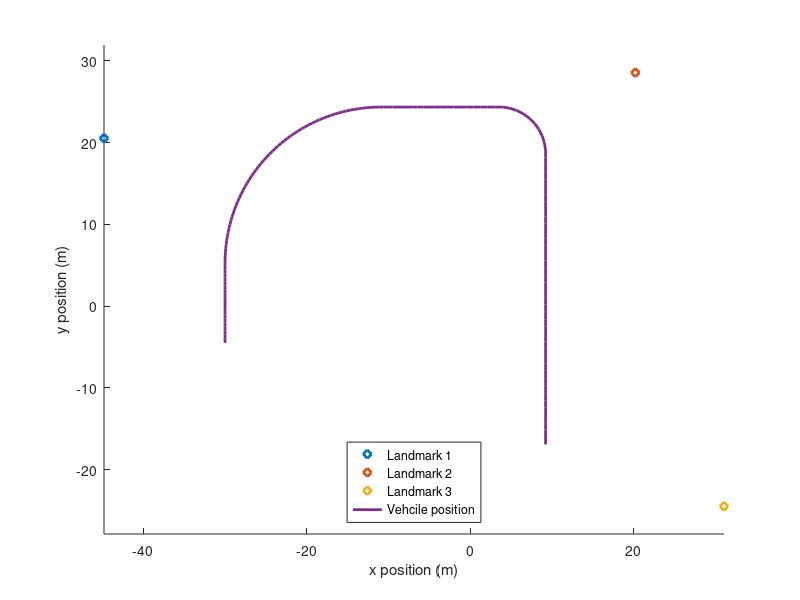

This figure's MATLAB source: (Note: this script raises an error after producing the figure.)
% 23TTP409 coursework 2: EKF localisation 
% This script is to help you set up your algorithm for the landmark based
% localisation task

clear 
close all

%--------------------------------------------------------------------------
% simulation settings 

timeStep = 150; % total simulation steps
Ts=0.1; % sampling interval 

sig_bearing = 0.045; % standard deviation of bearing noise (rad)
sig_odometry = 0.7; % standard deviation of odometry noise (m/s)
%--------------------------------------------------------------------------

% Landmark locations 

nLandmark = 3; % three landmarks are considered 

% define the default landmark map based on random points 
% inital map area: -50m to 50m on both x and y directions
landmarkMap = 100*rand(2,nLandmark)-50;

% re-define three landmarks in designated positions
landmarkMap(:,1) = [20*rand-60; 20*rand+20];
landmarkMap(:,2) = [20*rand+10; 20*rand+15];
landmarkMap(:,3) = [20*rand+20; 20*rand-25];

% plot the landmarks
figure(1)
hold on
axis equal 
xlabel('x position (m)')
ylabel('y position (m)')

for kk = 1:nLandmark 
    plot(landmarkMap(1,kk),landmarkMap(2,kk),'d','LineWidth',2);
    str = sprintf('The position of landmark No.%d is (%0.5g, %0.5g)', kk, landmarkMap(1,kk), landmarkMap(2,kk));
    disp(str);
end
%--------------------------------------------------------------------------

% Generate vehicle trajecotry 

% define the array that contains the vehicle trajectory
% the states are x position, y position, x velocity and y velocity
xInit = [-30 -5 0 5]'; % initial state

% generate vehicle trajecotry using the unicycle vehicle model 
xpos = xInit(1); % x position 
ypos = xInit(2); % y position
psi = atan2(xInit(4),xInit(3)); % vehicle heading
vel = 5; % vehicle speed

xTrue = [];
for kk = 1:timeStep    
    % define heading angle at different time steps
    if kk<=20
        omg = 0; 
    elseif kk<=80
        omg = -pi/12;       
    elseif kk<=100
        omg = 0;
        vel = vel + 0.2;
    elseif kk<=110
        omg = -pi/2;
    else 
        omg = 0;
    end
    
    xpos = xpos + vel*cos(psi)*Ts;
    ypos = ypos + vel*sin(psi)*Ts;
    psi = psi + omg*Ts;
    
    newState = [xpos ypos vel*cos(psi) vel*sin(psi) vel omg]';
    
    xTrue = [xTrue newState]; % vehicle state trajectory
end

plot(xTrue(1,:),xTrue(2,:),'LineWidth',2);
legend('Landmark 1','Landmark 2','Landmark 3','Vehcile position', 'Location','south');
%--------------------------------------------------------------------------

% Generate sensor readings 

% define the 2-D array that stores the bearing readings w.r.t all landmarks
% and the velocity readings by the odometry
% at each time step zObv = [bearing1; bearing2; bearing3];
 
zObv = zeros(nLandmark,size(xTrue,2)); % bearing 

% generate sensor readings for each landmark
for kk = 1:nLandmark
    xLandmark = landmarkMap(1,kk); % landmark x position
    yLandmark = landmarkMap(2,kk); % landmark y position
    xDist = xLandmark-xTrue(1,:);
    yDist = yLandmark-xTrue(2,:);
    
    zObv(kk,:) = atan2(yDist,xDist) + sig_bearing*randn(1,timeStep);
end


%--------------------------------------------------------------------------


%==========================================================================
% Evaluation
%==========================================================================

% Note: to make sure the evaluation process can be carried out smoothly, 
% please put landmark_localization_EKF_eval.p in your current folder 


% uncomment the following three lines of code to evaluate of your code using another dataset

% clear xTrue landmarkMap zObv
% close all


% [xTrue, landmarkMap, zObv] = landmark_localization_EKF_eval(1234); % input the last four digits of your student number
%


%==========================================================================




%=========== Write your code here to process the sensor readings ==========

% xhatOut = EKF_landmark_localisation(zObv,landmarkMap, x0, P0, Q, R) 

% if possible, write your code as a Matlab function, where the arguments are:
% zObv: 2D matrix of sensor readings;
% landmarkMap: matrix of landmark locations
% x0: initial mean of the state distribution 
% p0: initial covariance matrix of the state distribution

% the function should output the estimated vehicle state to 'xhatOut'

% however, you can also write your EKF code as normal m-file code

% some coding suggestions:
% 1. Your code should contain a "for" loop to process sensor readings recursively
% 2. Choose the vehicle model for your EKF 
% 3. Define the sensor model that can incroprate three bearing readings w.r.t three landmarks  
% 4. However, it might be useful to use only one or two landmark readings at the beginning
% 5. Be careful when comparing bearing angle differences
% 6. Tune your parameters to improve the performance 

% Initial state estimate and covariance matrix
x0 = [-30; -5; 0; 5; 5; 0]; % Initial state [x, y, v, psi, v, omg]
P0 = eye(6); % Initial covariance matrix

% Process noise covariance Q initialization (ensure it's 6x6)
Q = diag([0.1, 0.1, 0.1, 0.1, 0.1, 0.1]); % Diagonal covariance matrix

% Define the state transition matrix G
G = eye(6); % Identity matrix for simplicity
G(1:2, 3:4) = Ts * eye(2); % Fill in the appropriate values


% Call the EKF function
xhatOut = EKF_landmark_localisation(zObv, landmarkMap, x0, P0, Q, R);



%==========================================================================

%% postprocess of the results 
% uncomment to use the code to plot the results
% be aware of the variable names when using this code

% posErr = xhatOut(1:2,:)-xTrue(1:2,:);
% posMSE = (sum(posErr(1,:).^2)+sum(posErr(2,:).^2))/size(posErr,2);
% 
% figure; title('Position estimation')
% subplot(2,1,1);hold on;
% plot(xTrue(1,:),'LineWidth',2);plot(xhatOut(1,:),'LineWidth',2);
% legend('True x position','Estimated x position')
% xlabel('simulation steps') 
% ylabel('x position (m)') 
% 
% subplot(2,1,2);hold on;
% plot(xTrue(2,:),'LineWidth',2);plot(xhatOut(2,:),'LineWidth',2);
% legend('True y position','Estimated y position')
% xlabel('simulation steps') 
% ylabel('y position (m)') 
% 
% 
% figure; title('Velocity estimation in x and y directions')
% subplot(2,1,1);hold on;
% plot(xTrue(3,:),'LineWidth',2);plot(xhatOut(3,:),'LineWidth',2);
% legend('True x velocity','Estimated x velocity')
% xlabel('simulation steps') 
% ylabel('x velocity (m/s)') 
% 
% subplot(2,1,2);hold on;
% plot(xTrue(4,:),'LineWidth',2);plot(xhatOut(4,:),'LineWidth',2);
% legend('True y velocity','Estimated y velocity')
% xlabel('simulation steps') 
% ylabel('y velocity (m/s)') 

% Note that you can also compare the longitudinal velocity directly

%%

function xhatOut = EKF_landmark_localisation(zObv, landmarkMap, x0, P0, Q, R)
    % Initialize variables
    xhat = x0; % Initial state estimate
    Phat = P0; % Initial covariance matrix
    nLandmark = size(landmarkMap, 2); % Number of landmarks

    % Motion model parameters
    Ts = 0.1; % Sampling interval

    % Define the bicycle model for the EKF
    % State vector: [x, y, v, psi]
    % Control vector: [v, omg]
    % Measurement vector: [bearing1; bearing2; bearing3]
    % Measurement function h(x) = atan2(landmark_y - y, landmark_x - x) + psi
    % Jacobian H = dh/dx
    % Measurement noise covariance R
    % Process noise covariance Q

    % Process noise covariance matrix
    G = eye(4);
    G(1:2, 3:4) = Ts * eye(2);
    Q = G * Q * G';

    xhatOut = zeros(4, size(zObv, 2)); % Estimated vehicle state trajectory

    % EKF loop
    for t = 1:size(zObv, 2)
        % Prediction Step: Predict the next state
        v = xhat(3);
        omg = xhat(6);
        psi = xhat(4);

        % Motion model (bicycle model)
        F = eye(4);
        F(1, 3) = Ts * cos(psi);
        F(2, 3) = Ts * sin(psi);

        xhat_minus = xhat + Ts * [v * cos(psi); v * sin(psi); 0; omg; 0; 0];
        Phat_minus = F * Phat * F' + Q;

        % Update Step: Incorporate sensor measurements
        H = zeros(nLandmark, 4);
        zhat = zeros(nLandmark, 1);
        Rk = zeros(nLandmark);

        for k = 1:nLandmark
            % Measurement function h(x)
            xLandmark = landmarkMap(1, k);
            yLandmark = landmarkMap(2, k);
            dx = xLandmark - xhat_minus(1);
            dy = yLandmark - xhat_minus(2);
            q = dx^2 + dy^2;
            zhat(k) = atan2(dy, dx) - xhat_minus(4); % Predicted bearing

            % Jacobian H
            H(k, 1) = -dy / q;
            H(k, 2) = dx / q;
            H(k, 4) = -1;

            % Measurement noise covariance
            Rk(k, k) = R;
        end

        % Kalman gain
        K = Phat_minus * H' / (H * Phat_minus * H' + Rk);

        % Measurement update
        innovation = zObv(:, t) - zhat;
        innovation = wrapToPi(innovation); % Ensure angles are within [-pi, pi]
        xhat = xhat_minus + K * innovation;
        Phat = (eye(4) - K * H) * Phat_minus;

        % Store estimated state
        xhatOut(:, t) = xhat;
    end
end

